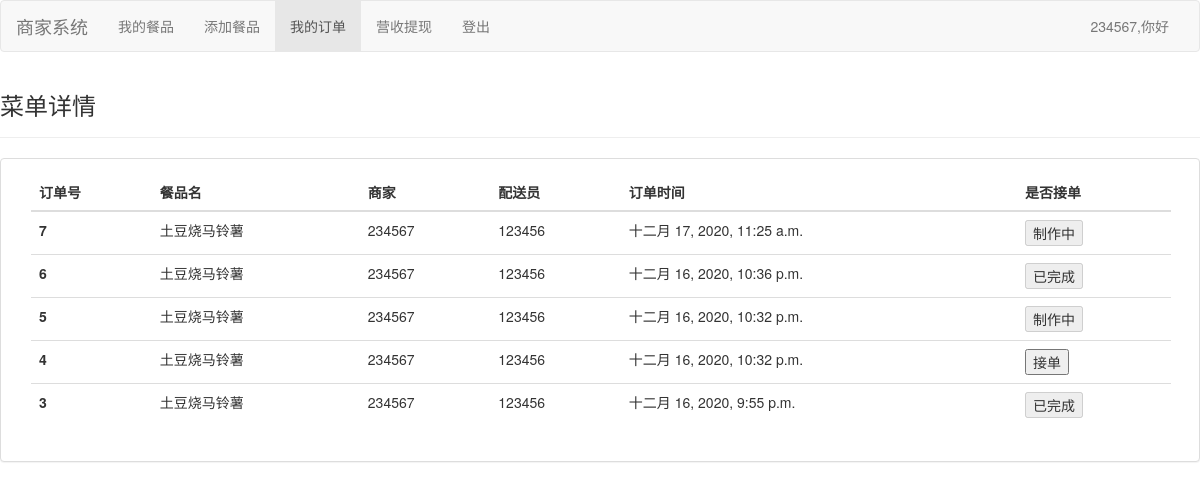
Page /MerchantSystem/dealItem/ (signed in) on the earlier database version.
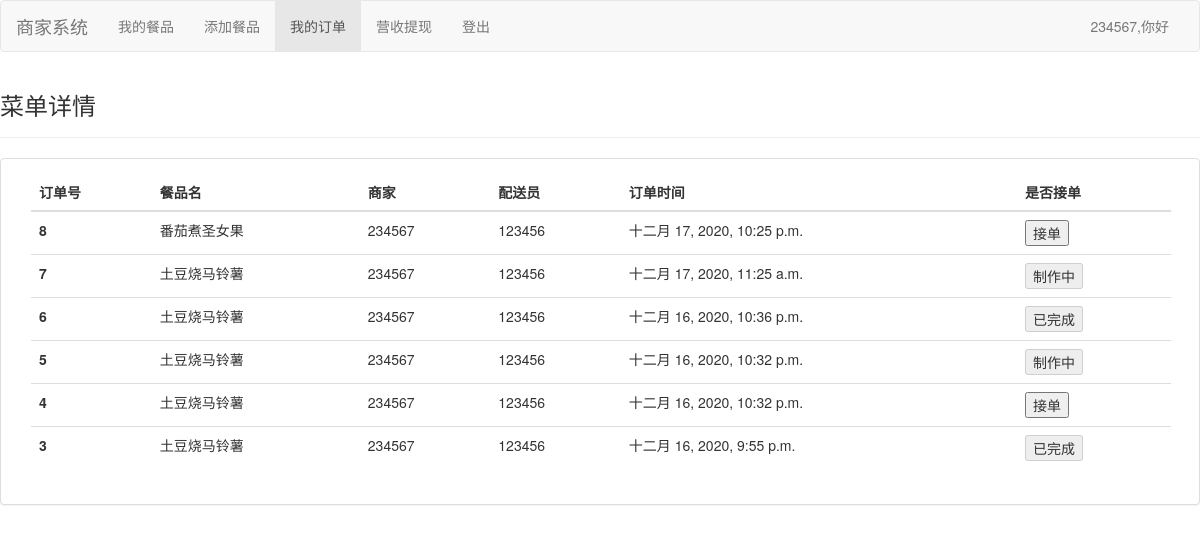
Same page on the later database version.
### cmdb/models.py (models this page shows)
class Order(models.Model):
    _choice=[
        ('待支付','顾客已下单，未支付'),
        ('已支付','顾客已下单，已支付'),
        ('制作中','商家已接单'),
        ('配送中','配送员已接餐'),
        ('已完成','顾客已接餐'),
        ('已评价','顾客已接餐'),
    ]
    orderID = models.BigAutoField(primary_key=True,editable=False,verbose_name="订单号")
    createTime = models.DateTimeField(auto_created=True, auto_now=True, auto_now_add=False,verbose_name="生成时间")
    CustomerID = models.ForeignKey(Usr, verbose_name="顾客ID", on_delete=models.SET_NULL,related_name='CustomerID',null=True)
    MerchantID = models.ForeignKey(Usr, verbose_name="商家ID", on_delete=models.SET_NULL,related_name='MerchantID',null=True)
    DispatcherID = models.ForeignKey(Usr, verbose_name="送餐员ID", on_delete=models.SET_NULL,related_name='DispatcherID',null=True)
    itemID = models.ForeignKey(Menu,verbose_name='餐品号',on_delete=models.SET_NULL,null=True)
    stage = models.CharField(choices=_choice,null=False,max_length=20,verbose_name='订单状态')
    commentMerchant = models.TextField(verbose_name="餐品评价")
    commentDispatcher = models.TextField(verbose_name="配送评价")
    class Meta:
        db_table = "Order"
        verbose_name = "订单数据表"
        ordering = ['-orderID']
    pass

class Menu(models.Model):
    ID = models.BigAutoField(primary_key=True,editable=False)
    lastEditTime = models.DateTimeField(auto_now_add=True)
    merchantID = models.ForeignKey(Usr, verbose_name="商家账号", on_delete=models.CASCADE,to_field='ID')
    itemName = models.CharField(max_length=20,verbose_name="餐品名")
    itemText = models.TextField(verbose_name="餐品简介")
    price = models.FloatField(verbose_name="餐品价格")
    picture = models.ImageField(verbose_name='餐品图片',null=True,upload_to='img/')
    class Meta:
        db_table = "Menu"
        verbose_name = "餐品数据表"
        ordering=['-lastEditTime']
    pass

class Usr(models.Model):
    _stage=[
        ('Customer','顾客'),
        ('Merchant','商家'),
        ('Dispacher','送餐员'),
    ]
    ID = models.CharField(primary_key=True,max_length=20,verbose_name="账号")
    password = models.CharField(null=False,max_length=20,verbose_name="密码")
    location = models.CharField(max_length=50,verbose_name="地址")
    phoneNumber = models.CharField(max_length=50,verbose_name="电话号码")
    email = models.EmailField(verbose_name="邮箱")
    stage = models.CharField(choices=_stage,max_length=20,verbose_name="身份")
    lastLoginTime = models.DateTimeField(auto_now_add=True,blank=False,editable=False,verbose_name="最后登录时间")
    class Meta:
        db_table = "Usr"
        verbose_name = "用户数据表"
        ordering = ['-lastLoginTime']
    pass

### MerchantSystem/views.py (the view)
# urls.py: path('dealItem/',views.dealItem_view),
def dealItem_view(request):
    user = Usr.objects.get(ID=request.session['user_id'])
    orders = Order.objects.filter(MerchantID=user).exclude(stage='待支付')
    return render(request, "M/dealItem_view.html",{'orders':orders,'user_id':request.session['user_id']})

### Templates/M/dealItem_view.html
{% extends '../main.html' %} {% block title %} 商家首页 {% endblock title %} {% block brand %}
<a class="navbar-brand" href="/MerchantSystem/">商家系统</a> {% endblock brand %} {% block navigate %}
<li><a href="/MerchantSystem/">我的餐品</a></li>
<li><a href="/MerchantSystem/addDish/">添加餐品</a></li>
<li class="active"><a href="/MerchantSystem/dealItem/">我的订单<span class="sr-only">(current)</span></a></li>
<li><a href="/MerchantSystem/getCash/">营收提现</a></li>
{% endblock navigate %} {% block tableName %}菜单详情 {% endblock tableName %} {% block tableBody %}
<table class="table">
    <thead>
        <tr>
            <th scope="col">订单号</th>
            <th scope="col">餐品名</th>
            <th scope="col">商家</th>
            <th scope="col">配送员</th>
            <th scope="col">订单时间</th>
            <th scope="col">是否接单</th>
        </tr>
    </thead>
    <tbody>
        {% for order in orders %}
        <form action="/MerchantSystem/dealItem/{{order.orderID}}/" method="GET">
            <tr>
                <th scope="row">{{order.orderID|default:"Null"}}</th>
                <td>{{order.itemID.itemName|default:"Null"}}</td>
                <td>{{order.MerchantID.ID|default:"Null"}}</td>
                <td>{{order.CustomerID.ID|default:"Null"}}</td>
                <td>{{order.createTime|default:"Null"}}</td>
                {% if order.stage == "已支付" %}
                <td><button type="submit">接单</button></td>
                {% else %}
                <td><button type="button" disabled="disabled">{{order.stage}}</button></td>
                {% endif %}
            </tr>
    </tbody>
    </form>
    {% empty %}
    <p>暂无数据..</p>
    {% endfor %} {% endblock tableBody %}

Differences in the rows shown:
added Order: orderID "8", itemID.itemName "番茄煮圣女果", MerchantID.ID "234567", CustomerID.ID "123456", createTime "十二月 17, 2020, 10:25 p.m.", stage "接单"
